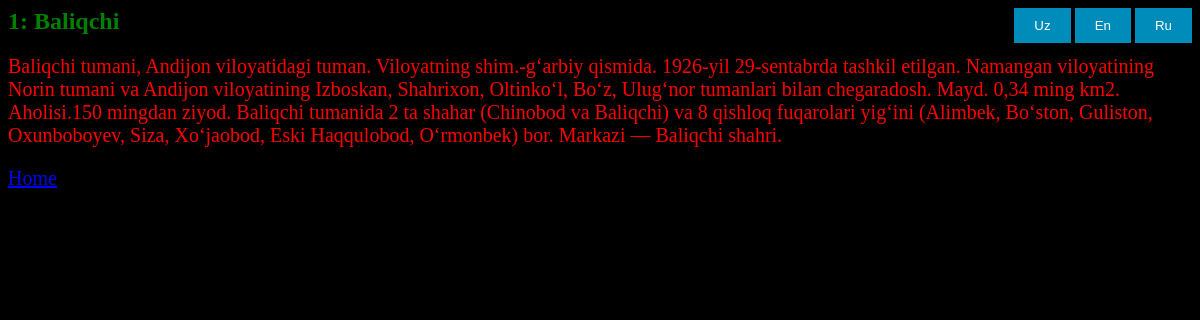
Page /info/tumanlar/3/ on the committed database.
### country/models.py (models this page shows)
class HomePage(models.Model):
    name_uz = models.CharField(max_length=200);
    description_uz = models.TextField(null=True);
    name_en = models.CharField(max_length=200);
    description_en = models.TextField(null=True);
    name_ru = models.CharField(max_length=200);
    description_ru = models.TextField(null=True);

### country/views.py (the view)
# urls.py: path('tumanlar/<int:pk>/', TumanListView.as_view(), name='tuman_list'),
class TumanListView(ListView):
    template_name = 'viloyat.html'
    def get_queryset(self):
        try:
            lang = self.request.session['lang']
        except:
            lang = 'uz'
        queryset = HomePage.objects.all().values('name_' + lang, 'description_' + lang).annotate(
            name=F('name_' + lang), description=F('description_' + lang))
        return queryset

### templates/viloyat.html (shortened to what this page needs)
<html lang="en">
<head>
</head>
<body style="background-color: black;">
<div style="float: right">
    <button class="button-animation" onclick="setLang('uz')">Uz</button>
    <button class="button-animation" onclick="setLang('en')">En</button>
    <button class="button-animation" onclick="setLang('ru')">Ru</button>
</div>
            {% for i in object_list %}
                <h2 style="color: green;">{{ forloop.counter }}: {{ i.name }}</h2>
                <p style="color: red; font-size: 20px;">{{ i.description }}</p>
            {% endfor %}
<a href="{% url 'mainly' %}" style="font-size: 20px; color: blue;">Home</a>
</body>
</html>

### templates/viloyat.html (style rules this page uses)
.button-animation { background-color: #008CBA; color: white; padding: 10px 20px; border: none; cursor: pointer; transition: background-color 0.3s ease; }
.button-animation { animation: pulse 0.8s infinite; }

### rows in the picture
HomePage: name "Baliqchi", description "Baliqchi tumani, Andijon viloyatidagi tuman. Viloyatning shim.-gʻarbiy qismida. 1926-yil 29-sentabrda tashkil etilgan. Namangan viloyatining Norin tumani va Andijon viloyatining Izboskan, Shahrixon, Oltinkoʻl, Boʻz, Ulugʻnor tumanlari bilan chegaradosh. Mayd. 0,34 ming km2. Aholisi.150 mingdan ziyod. Baliqchi tumanida 2 ta shahar (Chinobod va Baliqchi) va 8 qishloq fuqarolari yigʻini (Alimbek, Boʻston, Guliston, Oxunboboyev, Siza, Xoʻjaobod, Eski Haqqulobod, Oʻrmonbek) bor. Markazi — Baliqchi shahri."
